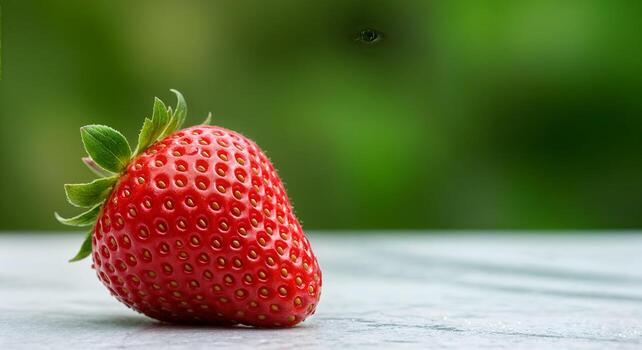
#> input picture images/strawberry.jpg, 642 x 350 px
$ jupyter execute part3_transform.ipynb
#> lines starting #> are read from the running program, lines starting #| are printed output that depends on the picture
### scripts/part3_transform/transform.py
import cv2
import numpy as np
import os
import sys
sys.path.append(os.path.join(os.path.dirname(__file__), ".."))
from util import save_image

path = os.path.join(os.path.dirname(__file__), "..", "..", "images", "strawberry.jpg")
OUTPUT_PATH = os.path.join(os.path.dirname(__file__), "..", "..", "result", "transform")


def translate(img, tx, ty):
    h, w = img.shape[:2]
    M = np.float32([[1, 0, tx], [0, 1, ty]])
    return cv2.warpAffine(img, M, (w, h))


def rotate(img, angle, scale=1.0):
    h, w = img.shape[:2]
    center = (w / 2, h / 2)
    M = cv2.getRotationMatrix2D(center, angle, scale)
    return cv2.warpAffine(img, M, (w, h))


def scale_image(img, fx, fy):
    return cv2.resize(img, None, fx=fx, fy=fy, interpolation=cv2.INTER_LINEAR)


def affine_transform(img, src_pts, dst_pts):
    h, w = img.shape[:2]
    M = cv2.getAffineTransform(np.float32(src_pts), np.float32(dst_pts))
    return cv2.warpAffine(img, M, (w, h))


def projective_transform(img, src_pts, dst_pts):
    h, w = img.shape[:2]
    M = cv2.getPerspectiveTransform(np.float32(src_pts), np.float32(dst_pts))
    return cv2.warpPerspective(img, M, (w, h))


# [23 lines that do not run on import are left out]

### scripts/part3_transform/part3_transform.ipynb
# Phần 3: Biến đổi hình học (Transformations)

Notebook này dùng các hàm biến đổi đã viết trong `transform.py` để trực quan hóa:
- Translation, rotation, scaling
- Affine transformation
- Projective (homography) transformation

và so sánh sự khác nhau giữa affine và projective transformation.

[cell 1]
import os
import sys
import cv2
import numpy as np
import matplotlib.pyplot as plt

sys.path.append(os.getcwd())
from transform import translate, rotate, scale_image, affine_transform, projective_transform

IMAGE_PATH = os.path.join(os.getcwd(), "..", "..", "images", "strawberry.jpg")

img_bgr = cv2.imread(IMAGE_PATH)
#> img_bgr is the input picture: shape (350, 642, 3); mean B, G, R 73.5, 116.1, 112.3
img = cv2.cvtColor(img_bgr, cv2.COLOR_BGR2RGB)
h, w = img.shape[:2]
#> h = 350; w = 642
print("Image size:", img.shape)
#| Image size: (350, 642, 3)

## 3.1 Translation, Rotation, Scaling

[cell 2]
translated = cv2.cvtColor(translate(img_bgr, tx=60, ty=40), cv2.COLOR_BGR2RGB)
#> in translate, `return cv2.warpAffine(img, M, (w, h))`:
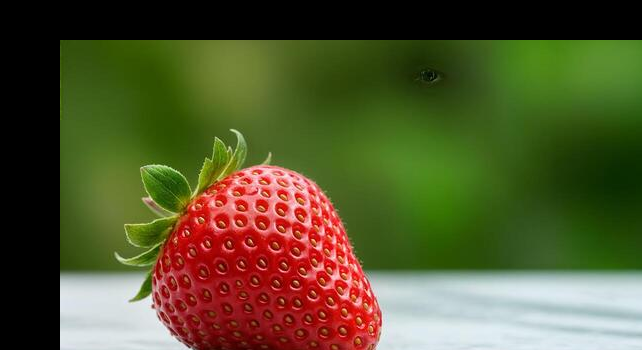
#> returned value: shape (350, 642, 3); mean of channels 0, 1, 2 46.3, 85.6, 84.8; drawn as B, G, R
rotated = cv2.cvtColor(rotate(img_bgr, angle=30), cv2.COLOR_BGR2RGB)
#> in rotate, `return cv2.warpAffine(img, M, (w, h))`:
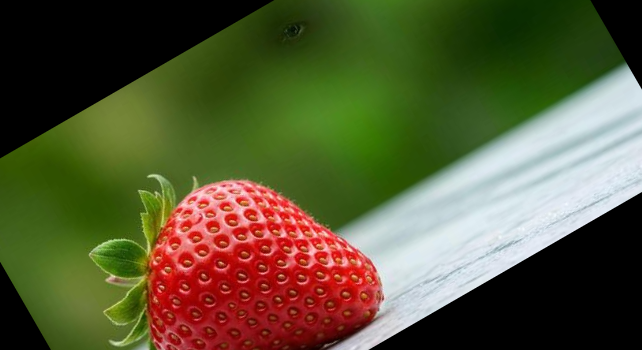
#> returned value: shape (350, 642, 3); mean of channels 0, 1, 2 53.9, 87.8, 88.2; drawn as B, G, R
scaled = cv2.cvtColor(scale_image(img_bgr, fx=0.6, fy=0.6), cv2.COLOR_BGR2RGB)

fig, axes = plt.subplots(1, 4, figsize=(16, 4))
titles = ["Original", "Translated (60, 40)", "Rotated 30\u00b0", "Scaled 0.6x"]
images = [img, translated, rotated, scaled]

for ax, title, im in zip(axes, titles, images):
    ax.imshow(im)
    ax.set_title(title)
    ax.axis("off")
#> this loop made 4 passes
#> title on passes 1 to 4: 'Original', 'Translated (60, 40)', 'Rotated 30°', 'Scaled 0.6x'

plt.tight_layout()
plt.show()
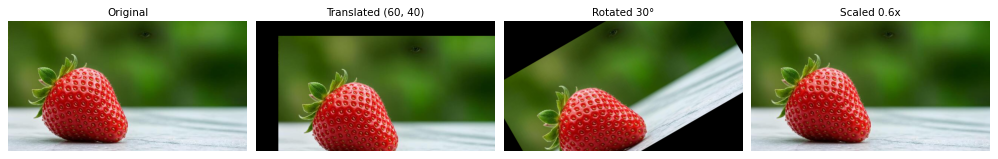
#> figure drawn by matplotlib, 4 panels

## 3.2 Affine vs Projective Transformation

- **Affine transformation** dùng 3 cặp điểm tương ứng. Phép biến đổi này bảo toàn tính **song song** của các đường thẳng (translation, rotation, scaling, shear đều là trường hợp đặc biệt của affine).
- **Projective (homography) transformation** dùng 4 cặp điểm tương ứng, không bảo toàn tính song song — cho phép mô phỏng hiệu ứng phối cảnh (nhìn một mặt phẳng từ góc nghiêng), ví dụ như ảnh chụp một tờ giấy bị nghiêng camera.

Để thấy rõ sự khác biệt, ta vẽ khung biên của ảnh gốc (một hình chữ nhật) rồi xem nó biến thành hình gì sau mỗi phép biến đổi.

[cell 3]
affine_src = [[0, 0], [w - 1, 0], [0, h - 1]]
#> affine_src = [[0, 0], [641, 0], [0, 349]]
affine_dst = [[0, h * 0.1], [w * 0.9, 0], [w * 0.1, h * 0.9]]
#> affine_dst = [[0, 35], [577.8, 0], [64.2, 315]]
affine_result = cv2.cvtColor(affine_transform(img_bgr, affine_src, affine_dst), cv2.COLOR_BGR2RGB)
#> in affine_transform, `return cv2.warpAffine(img, M, (w, h))`:
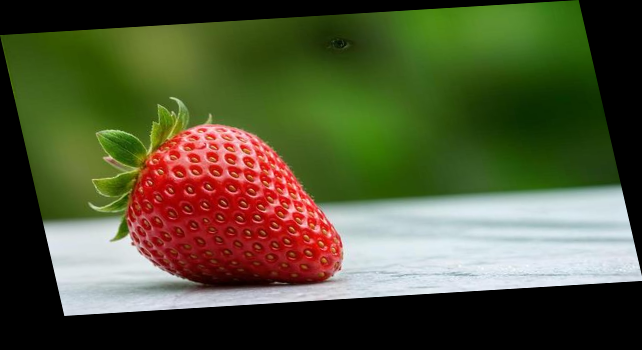
#> returned value: shape (350, 642, 3); mean of channels 0, 1, 2 53.9, 85.1, 82.3; drawn as B, G, R

proj_src = [[0, 0], [w - 1, 0], [0, h - 1], [w - 1, h - 1]]
#> proj_src = [[0, 0], [641, 0], [0, 349], [641, 349]]
proj_dst = [[w * 0.1, h * 0.2], [w * 0.9, 0], [0, h - 1], [w - 1, h * 0.8]]
projective_result = cv2.cvtColor(projective_transform(img_bgr, proj_src, proj_dst), cv2.COLOR_BGR2RGB)
#> in projective_transform, `return cv2.warpPerspective(img, M, (w, h))`:
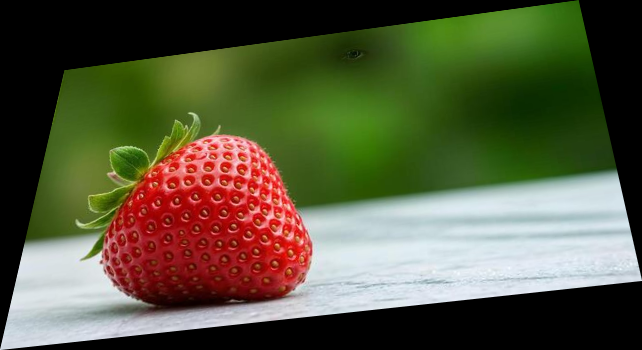
#> returned value: shape (350, 642, 3); mean of channels 0, 1, 2 61.9, 88.3, 87.6; drawn as B, G, R

fig, axes = plt.subplots(1, 3, figsize=(14, 5))
axes[0].imshow(img)
axes[0].set_title("Original")
axes[1].imshow(affine_result)
axes[1].set_title("Affine (3 points)\nparallel lines preserved")
axes[2].imshow(projective_result)
axes[2].set_title("Projective (4 points)\nperspective distortion")

for ax in axes:
    ax.axis("off")

plt.tight_layout()
plt.show()

$ run again, with images/blueberry.jpg copied over images/strawberry.jpg
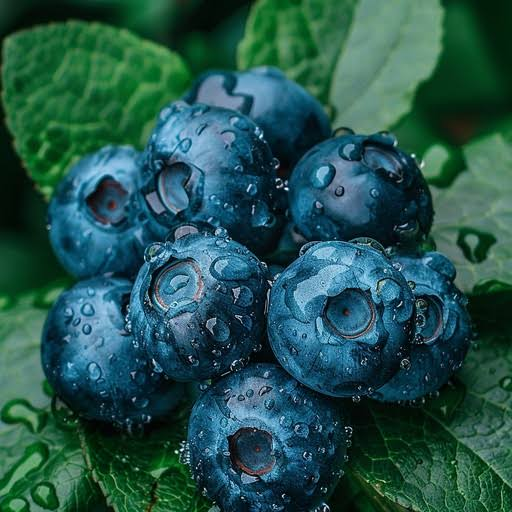
#> input picture images/blueberry.jpg, 512 x 512 px
#> img_bgr is the input picture: shape (512, 512, 3); mean B, G, R 77.6, 83.3, 35.2
#| Image size: (512, 512, 3)
#> the loop `for ax, title, im in zip(axes, titles, images):` made 4 passes
#> title on passes 1 to 4: 'Original', 'Translated (60, 40)', 'Rotated 30°', 'Scaled 0.6x'
#> in affine_transform, `return cv2.warpAffine(img, M, (w, h))`:
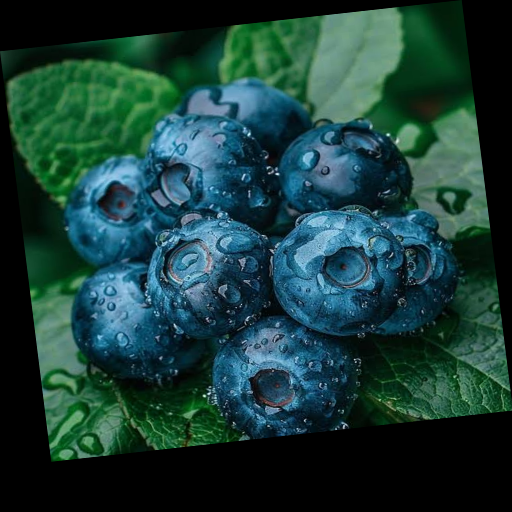
#> returned value: shape (512, 512, 3); mean of channels 0, 1, 2 56.9, 61.1, 25.8; drawn as B, G, R
#> in projective_transform, `return cv2.warpPerspective(img, M, (w, h))`:
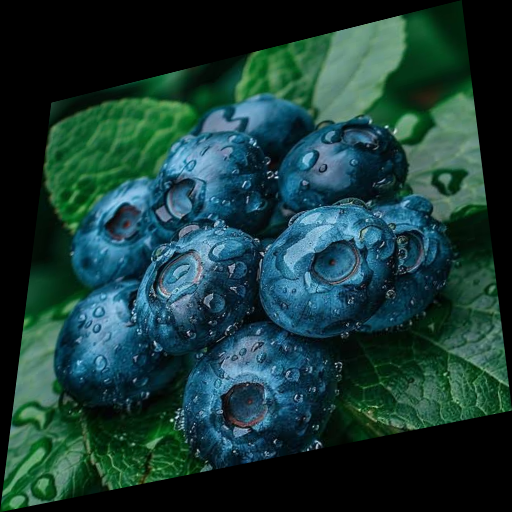
#> returned value: shape (512, 512, 3); mean of channels 0, 1, 2 55.3, 58.6, 24.8; drawn as B, G, R
